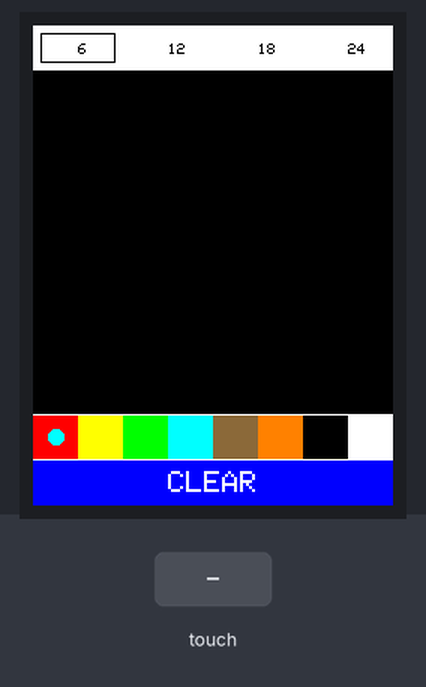
Recording of a sketch running on a simulated ESP8266 (NodeMCU). Shown: 240×320 colour display. The test bench sets the inputs (shaded band). What the sketch prints to the serial monitor is not drawn.

Above: at 1.4 s.
1.5 s: touch panel pressed at 13 % / 10 % of its raw x / y range
At 1.8 s:
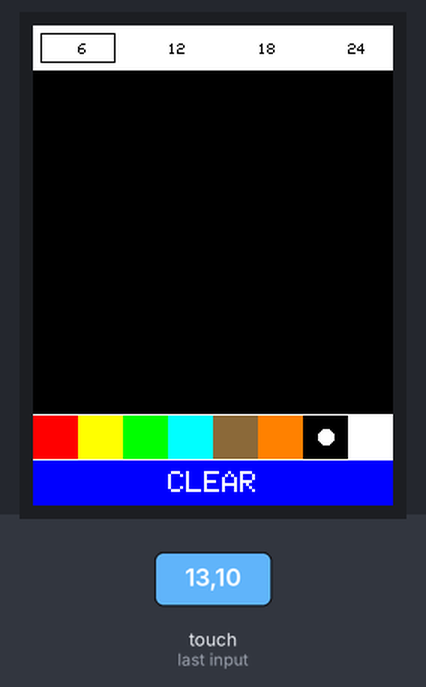
3.0 s: touch panel pressed at 38 % / 10 % of its raw x / y range
At 4.1 s:
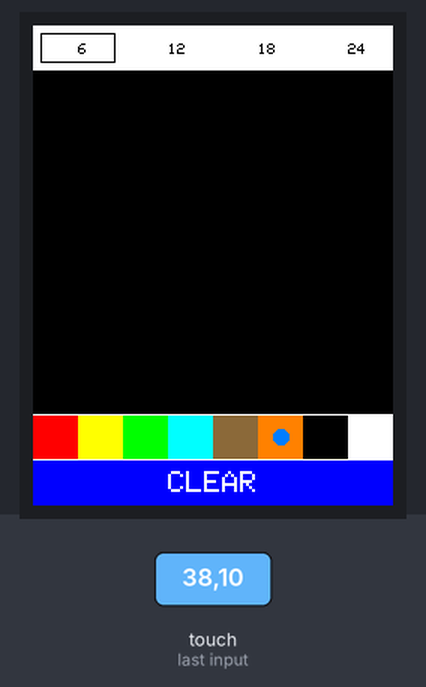
4.5 s: touch panel pressed at 87 % / 10 % of its raw x / y range
At 5.3 s:
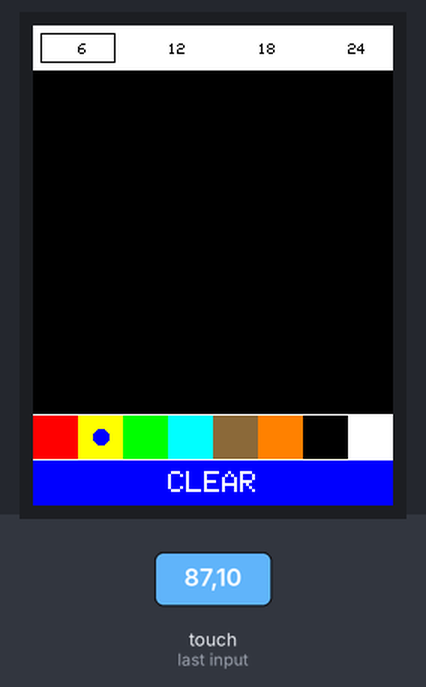
6.0 s: touch panel pressed at 62 % / 10 % of its raw x / y range
At 6.4 s:
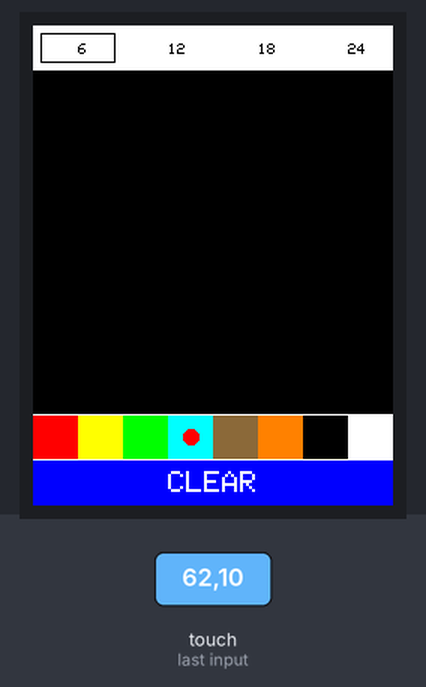
Timing chart, 0 to 8.5 s (numbered marks = the images above; inputs shaded):
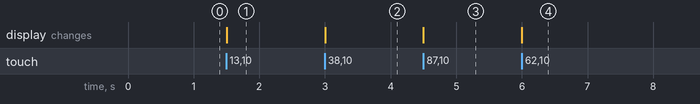

Measured:
- after the input at 1.5 s, the display: changes at once (image 1)
- after the input at 3.0 s, the display: changes at once (image 2)
- after the input at 4.5 s, the display: changes at once (image 3)
- after the input at 6.0 s, the display: changes at once (image 4)

The sketch:

drawing_app.ino
```cpp
#include <SPI.h>
#include <Adafruit_GFX.h>
#include <Adafruit_ST7789.h>
#include <XPT2046_Touchscreen.h>

// --- Display Pins ---
#define TFT_CS   D2   // GPIO4
#define TFT_DC   D1   // GPIO5
#define TFT_RST  D0   // GPIO16

// --- Touchscreen Pins ---
#define TS_CS    D8   // GPIO15
#define TS_IRQ   -1   // Not used in this example

// --- Screen Dimensions ---
#define TFT_WIDTH  240
#define TFT_HEIGHT 320

// --- SPI Settings for Touch ---
#define TS_SPI_SPEED 2000000  // 2 MHz (safe for XPT2046)
SPISettings tsSPISettings(TS_SPI_SPEED, MSBFIRST, SPI_MODE0);

// --- Custom Colors (16-bit) ---
#define ST77XX_BROWN 0x8B47

// --- Objects ---
Adafruit_ST7789 tft = Adafruit_ST7789(TFT_CS, TFT_DC, TFT_RST);
XPT2046_Touchscreen ts(TS_CS, TS_IRQ);

//Constants
const int numsize = 4;
const int sizes[numsize] = {6, 12, 18, 24}; //Use even values for more accurate results.
const int numcolors = 8;
const int colors[numcolors] = {ST77XX_RED, ST77XX_YELLOW, ST77XX_GREEN, ST77XX_CYAN, ST77XX_BROWN, ST77XX_ORANGE, ST77XX_BLACK, ST77XX_WHITE};

//Global States
int prevcolidx = 0;
int colidx = 0;
int prevsizeidx = 0;
int sizeidx = 0;

// --- Setup ---
void setup() {
  Serial.begin(115200);
  Serial.println("ST7789 + XPT2046 Touch Example");

  // Initialize SPI once globally
  SPI.begin();

  // Initialize display
  tft.init(TFT_WIDTH, TFT_HEIGHT);
  tft.setRotation(0);
  tft.invertDisplay(false);
  tft.fillScreen(ST77XX_BLACK);

  createSizing();
  createPallet();
  createClear();

  // Initialize touchscreen
  ts.begin();
  ts.setRotation(0);  // Match display rotation
}

// --- Main Loop ---
void loop() {
  // --- State ---
  static int xwidthcolor = tft.width()/numcolors;
  static int xwidthsize = tft.width()/numsize;

  // Check touch
  SPI.beginTransaction(tsSPISettings);
  bool touched = ts.touched();
  TS_Point p;
  if (touched) {
    p = ts.getPoint();
  }
  SPI.endTransaction();

  if (touched) {
    // Map raw to screen coordinates
    // Adjust raw range for your specific touch panel
    // Invert axes: low -> high becomes high -> low
    int16_t x = map(p.x, 3800, 200, 0, TFT_WIDTH);   // Inverted X
    int16_t y = map(p.y, 3800, 200, 0, TFT_HEIGHT);  // Inverted Y

    x = constrain(x, 0, TFT_WIDTH - 1);
    y = constrain(y, 0, TFT_HEIGHT - 1);

    Serial.print("Touch X: "); Serial.print(x);
    Serial.print("  Y: "); Serial.println(y);

    if(y >= 290) {
      clearCanvas();
    }

    else if(y >= 260) {
      for(int i = 0; i < numcolors; i++) {
        if(x < xwidthcolor * (i + 1)) {
          colidx = i;
          if(prevcolidx != colidx) {
            tft.fillCircle(xwidthcolor * colidx + (xwidthcolor / 2), 274, 5, ~(colors[colidx]));
            tft.fillCircle(xwidthcolor * prevcolidx + (xwidthcolor / 2), 274, 5, colors[prevcolidx]);
            prevcolidx = colidx;
          }
          break;
        }
      }
    }

    else if(y < 30) {
      for(int i = 0; i < numsize; i++) {
        if(x < xwidthsize * (i + 1)) {
          sizeidx = i;
          if(prevsizeidx != sizeidx) {
            tft.drawRect(xwidthsize * sizeidx + 5, 5, xwidthsize - 10, 20, ST77XX_BLACK);
            tft.drawRect(xwidthsize * prevsizeidx + 5, 5, xwidthsize - 10, 20, ST77XX_WHITE);
            prevsizeidx = sizeidx;
          }
          break;
        }
      }
    }

    else if(y > 40 && y < 250) {
      int pensize = sizes[sizeidx];
      int starty = constrain(y - (pensize/2), 40, 250);
      int endy = constrain(y + (pensize/2), 40, 250);

      tft.fillRect(x - (pensize/2), starty, pensize, endy - starty, colors[colidx]);
    }
  }
}

void createSizing() {
  int xwidth = tft.width()/numsize;
  tft.setTextColor(ST77XX_BLACK);
  tft.setTextSize(1);

  for(int i = 0; i < numsize; i++) {
    tft.fillRect(xwidth * i, 0, xwidth, 30, ST77XX_WHITE);
    tft.setCursor(xwidth * i + (xwidth / 2), 12);
    tft.print(String(sizes[i]));
  }

  tft.drawRect(xwidth * sizeidx + 5, 5, xwidth - 10, 20, ST77XX_BLACK);
}

void createPallet() {
  tft.fillRect(0, 259, tft.width(), 1, ST77XX_WHITE);
  int xwidth = tft.width()/numcolors;

  for(int i = 0; i < numcolors; i++) {
    tft.fillRect(xwidth * i, 260, xwidth, 30, colors[i]);
  }

  tft.fillCircle(xwidth * colidx + (xwidth / 2), 274, 5, ~(colors[colidx]));
}

void createClear() {
  tft.fillRect(0, 289, tft.width(), 1, ST77XX_WHITE);
  tft.fillRect(0, 290, tft.width(), 30, ST77XX_BLUE);
  tft.setTextColor(ST77XX_WHITE);
  tft.setTextSize(2);
  tft.setCursor(90, 297);
  tft.print("CLEAR");
}

void clearCanvas() {
  tft.fillRect(0, 30, 240, 220, ST77XX_BLACK);
}
```
